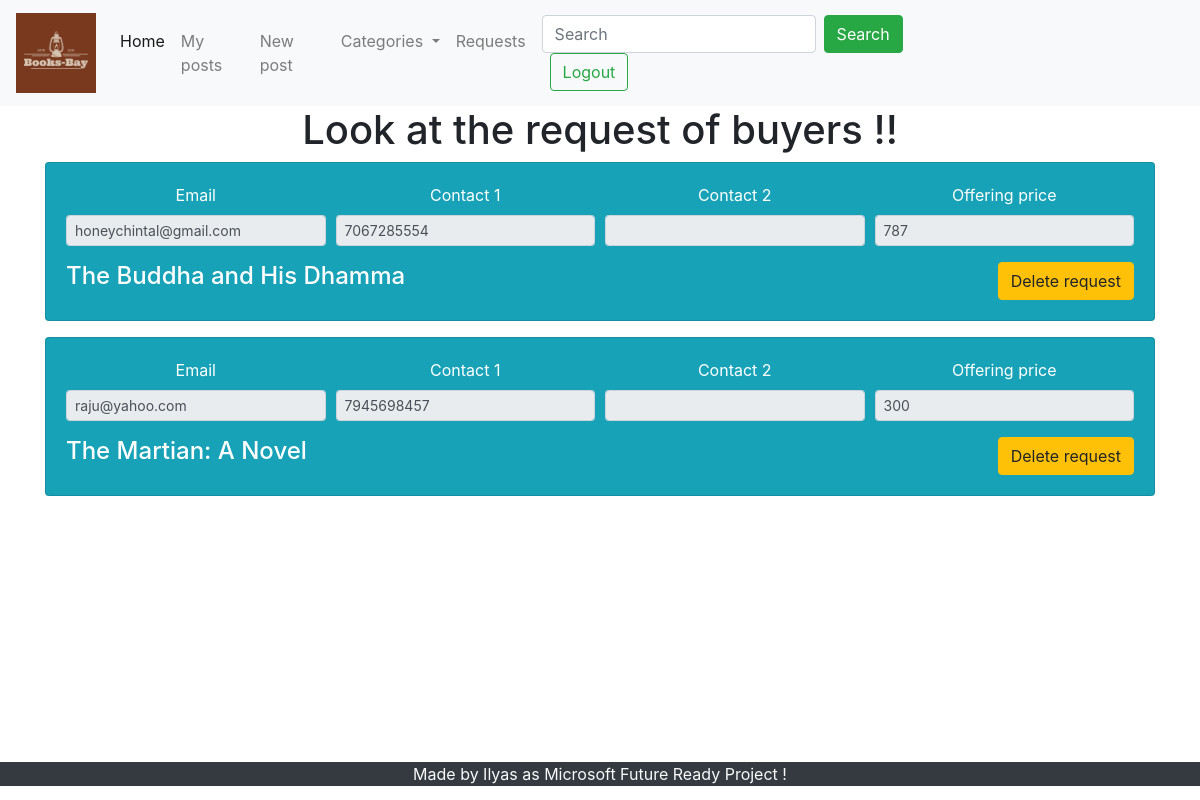
/request.php (signed in), run on the app's committed database.
### tables this page shows
CREATE TABLE `postbook` (
  `p_id` int(11) NOT NULL,
  `b_name` varchar(50) NOT NULL,
  `b_isbn` varchar(30) NOT NULL,
  `b_auth` varchar(50) NOT NULL,
  `og_pr` int(11) NOT NULL,
  `ex_pr` int(11) DEFAULT NULL,
  `descript` varchar(200) NOT NULL,
  `pic1` varchar(50) NOT NULL,
  `pic2` varchar(50) NOT NULL,
  `pic3` varchar(50) NOT NULL,
  `genr1` varchar(40) NOT NULL,
  `genr2` varchar(40) NOT NULL,
  `genr3` varchar(40) NOT NULL,
  `genr4` varchar(40) NOT NULL,
  `used` varchar(1) NOT NULL,
  `dt_creation` datetime NOT NULL DEFAULT CURRENT_TIMESTAMP,
  `display` varchar(1) NOT NULL,
  `usenam` int(11) NOT NULL
);

CREATE TABLE `requests` (
  `re_id` int(11) NOT NULL,
  `email` varchar(50) NOT NULL,
  `contact1` varchar(12) NOT NULL,
  `contact2` varchar(12) NOT NULL,
  `price` int(11) NOT NULL,
  `pos_id` int(11) NOT NULL,
  `owner_id` int(11) NOT NULL
);

### request.php (the view, shortened to what this page needs)
<!doctype html>
<html lang="en">
<head>
    <link rel="stylesheet" href="https://stackpath.bootstrapcdn.com/bootstrap/4.5.2/css/bootstrap.min.css"
>
</head>
<body>
<?php include'partials/header.php';?>
    <center><h1>Look at the request of buyers !!</h1><center>
    <div class="container" style="min-height:600px">
        <?php $i=0;
        include 'partials/dbconnect.php';
        $e_id = $_SESSION['uid'];
        $sql=" SELECT * FROM `requests` WHERE owner_id=$e_id";
        $result = mysqli_query($conn,$sql);
        while($row=mysqli_fetch_assoc($result))
        {
        $contact1 = $row['contact1'];
        $contact2=$row['contact2'];
        $email=$row['email'];
        $price=$row['price'];
        $posid=$row['pos_id'];
        $sql1="SELECT `b_name` FROM `postbook` WHERE usenam=$e_id And p_id=$posid ";
        $result1 = mysqli_query($conn,$sql1);
        while($row1=mysqli_fetch_assoc($result1))
        {
            $buknm=$row1['b_name'];
            $req_id=$row['re_id'];
        echo '<div class="card text-white bg-info mb-3">
            <div class="card-body">
                <div>
                    <div class="form-row">
                        <div class="form-group col-sm">
                            <label for="inputEmail4">Email</label>
                            <input type="text" class="form-control form-control-sm" id="input001" value="'.$email.'" disabled>
                        </div>
                        <div class="form-group col-sm">
                            <label for="inputPassword4">Contact 1</label>
                            <input type="text" class="form-control form-control-sm" id="input002" value="'.$contact1.'" disabled>
                        </div>
                        <div class="form-group col-sm">
                            <label for="inputEmail4">Contact 2</label>
                            <input type="text" class="form-control form-control-sm" id="input003" value="'.$contact2.'" disabled>
                        </div>
                        <div class="form-group col-sm">
                            <label for="inputPassword4">Offering price </label>
                            <input type="text" class="form-control form-control-sm" id="input004" value="'.$price.'" disabled>
                        </div>
                    </div>
                </div>
                <h4 style="float: left;">'.$buknm.' </h4>
                <a href="partials/delreq.php?re_id='.$req_id.'" class="btn btn-warning" style="float: right;" onclick="return checkdelet()">Delete request</a>
            </div>
        </div>';
    }
}
    ?>
    </div>
    <?php include'partials/footer.php';?>
</body>
</html>

### data on the page
requests: email "honeychintal@gmail.com", contact1 "7067285554", price "787"
postbook: b_name "The Buddha and His Dhamma"
requests: email "raju@yahoo.com", contact1 "7945698457", price "300"
postbook: b_name "The Martian: A Novel"
